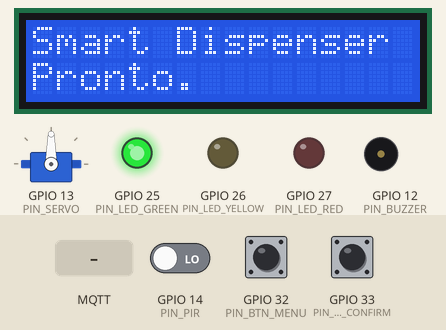
Recording of a sketch running on a simulated ESP32. Parts: 16×2 character LCD, servo, output pins drawn as LEDs (lit = HIGH), buzzer (waves = sounding, pin HIGH). The test bench sets the inputs (shaded band); at power-on: GPIO 32 (PIN_BTN_MENU) HIGH, GPIO 33 (PIN_BTN_CONFIRM) HIGH, GPIO 14 (PIN_PIR) LOW. WiFi joins after 1.5 s; servers stay silent unless stated; the local clock reads 2024-03-15 10:24:30 at power-on unless the sketch sets it; random numbers use the default seed unless the sketch sets one; no MQTT or app messages arrive unless stated; what the sketch prints to the serial monitor is not drawn.

Above: at 3.7 s.
3.8 s: GPIO 32 (PIN_BTN_MENU) pulled LOW for 1 s
At 5.5 s:
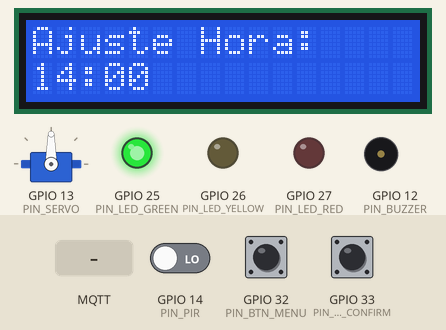
6.3 s: GPIO 33 (PIN_BTN_CONFIRM) pulled LOW for 0.15 s
At 8.7 s:
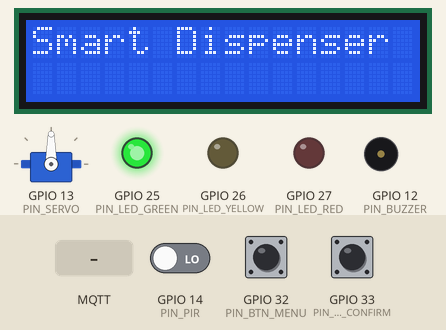
9.0 s: GPIO 14 (PIN_PIR) driven HIGH
10.9 s: MQTT message "1" arrives on the first subscribed topic
12.4 s: GPIO 32 (PIN_BTN_MENU) pulled LOW for 1 s
At 14.6 s:
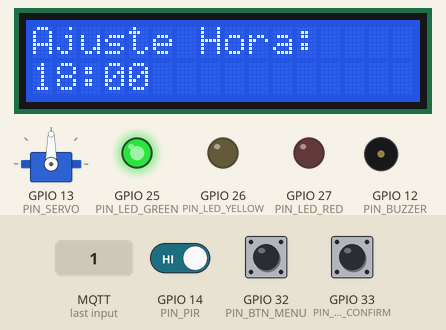
14.9 s: GPIO 33 (PIN_BTN_CONFIRM) pulled LOW for 1 s
At 17.9 s:
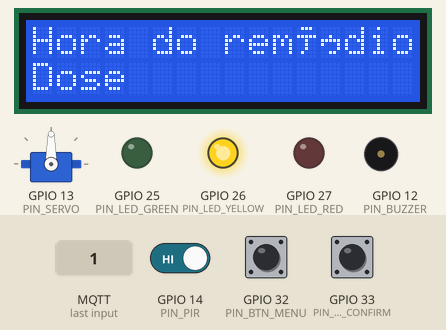
Timing chart, 0 to 21.4 s (numbered marks = the images above; inputs shaded):
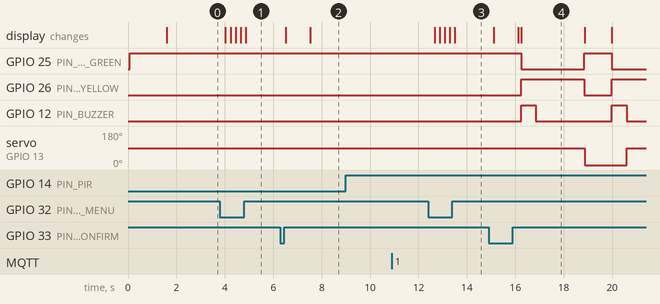

Measured:
- after the input at 3.8 s, the display: first changes after 0.23 s (image 1 shows a later state)
- after the input at 6.3 s, the display: first changes after 0.21 s (image 2 shows a later state)
- after the input at 9.0 s, every drawn part: stays the same
- after the input at 10.9 s, every drawn part: stays the same
- after the input at 12.4 s, the display: first changes after 0.27 s (image 3 shows a later state)
- after the input at 14.9 s, GPIO 25 (PIN_LED_GREEN): HIGH → LOW after 1.4 s, → HIGH 2.6 s later, → LOW 1.1 s later; GPIO 26 (PIN_LED_YELLOW): LOW → HIGH after 1.4 s, → LOW 2.6 s later, → HIGH 1.1 s later

The sketch:

SmartDispenser.ino
```cpp
#include <WiFi.h>
#include <PubSubClient.h>
#include <Wire.h>
#include <LiquidCrystal_I2C.h>
#include <RTClib.h>
#include <ESP32Servo.h>

// ===== WiFi / MQTT =====
const char* ssid = "Wokwi-GUEST";
const char* password = "";
const char* mqtt_server = "broker.hivemq.com";
const int mqtt_port = 1883;


WiFiClient espClient;
PubSubClient client(espClient);

// ===== Periféricos =====
LiquidCrystal_I2C lcd(0x27, 16, 2);
RTC_DS3231 rtc;
Servo servo;

// ===== Pinos =====
const int PIN_SERVO = 13;
const int PIN_BUZZER = 12;
const int PIN_LED_GREEN = 25;
const int PIN_LED_YELLOW = 26;
const int PIN_LED_RED = 27;

const int PIN_BTN_CONFIRM = 33;
const int PIN_BTN_MENU = 32;

const int PIN_PIR = 14;

// ===== Variáveis de estado =====
bool medicacaoPendente = false;
bool ajustandoHora = false;
int horaTemp = 0;
unsigned long tempoInicio = 0;
const unsigned long TEMPO_LIMITE_MS = 15UL * 60UL * 1000UL;

// ===== MQTT Topics =====
const char* topic_status = "medicamentos/status";
const char* topic_alert = "medicamentos/alerta";
const char* topic_log = "medicamentos/log";
const char* topic_config = "medicamentos/config";

// =============================
// WiFi
// =============================
void setup_wifi() {
  WiFi.begin(ssid, password);
  unsigned long tstart = millis();

  while (WiFi.status() != WL_CONNECTED && millis() - tstart < 15000) {
    delay(300);
  }

  if (WiFi.status() == WL_CONNECTED) {
    Serial.print("WiFi OK: ");
    Serial.println(WiFi.localIP());
  } else {
    Serial.println("WiFi não conectado.");
  }
}

// =============================
// MQTT
// =============================
void callback(char* topic, byte* payload, unsigned int length) {
  String msg;
  for (unsigned int i = 0; i < length; i++) msg += (char)payload[i];

  Serial.print("MQTT -> ");
  Serial.print(topic);
  Serial.print(" : ");
  Serial.println(msg);
}

void reconnect() {
  while (!client.connected()) {
    String clientId = "MedDispenser-" + String(random(0xffff), HEX);

    if (client.connect(clientId.c_str())) {
      Serial.println("MQTT Conectado");
      client.subscribe(topic_config);
    } else {
      delay(3000);
    }
  }
}

void publishJson(const char* topic, const String &json) {
  if (client.connected()) client.publish(topic, json.c_str());
}

// =============================
// Funções principais
// =============================
void alertaMedicamento(const char* nome = "Remedio") {
  medicacaoPendente = true;
  tempoInicio = millis();

  Serial.println(">>> ALERTA: medicacao pendente!");

  lcd.clear();
  lcd.setCursor(0, 0);
  lcd.print("Hora do remédio!");
  lcd.setCursor(0, 1);
  lcd.print(nome);

  digitalWrite(PIN_LED_GREEN, LOW);
  digitalWrite(PIN_LED_YELLOW, HIGH);

  digitalWrite(PIN_BUZZER, HIGH);
  delay(600);
  digitalWrite(PIN_BUZZER, LOW);

  servo.write(90); // abre compartimento

  String payload = String("{\"device_id\":\"MedDispenser\",\"status\":\"pendente\",\"medicamento\":\"") + nome + "\"}";
  publishJson(topic_status, payload);
}

void confirmaMedicacao() {
  medicacaoPendente = false;

  Serial.println(">>> CONFIRMADO: dose tomada");

  digitalWrite(PIN_LED_YELLOW, LOW);
  digitalWrite(PIN_LED_GREEN, HIGH);

  lcd.clear();
  lcd.setCursor(0, 0);
  lcd.print("Med tomado!");

  servo.write(0);

  publishJson(topic_log, "{\"device_id\":\"MedDispenser\",\"status\":\"confirmado\"}");
}

void alertaAtraso() {
  medicacaoPendente = false;

  Serial.println(">>> ATRASO: +15 minutos");

  digitalWrite(PIN_LED_YELLOW, LOW);
  digitalWrite(PIN_LED_RED, HIGH);

  lcd.clear();
  lcd.setCursor(0, 0);
  lcd.print("Atraso > 15 min");

  servo.write(0);

  publishJson(topic_alert, "{\"device_id\":\"MedDispenser\",\"status\":\"atrasado\"}");

  delay(5000);
  digitalWrite(PIN_LED_RED, LOW);
  digitalWrite(PIN_LED_GREEN, HIGH);
}

// =============================
// Setup
// =============================
void setup() {
  Serial.begin(115200);

  Wire.begin(21, 22);
  lcd.init();
  lcd.backlight();
  rtc.begin();

  servo.attach(PIN_SERVO);

  pinMode(PIN_BUZZER, OUTPUT);
  pinMode(PIN_LED_GREEN, OUTPUT);
  pinMode(PIN_LED_YELLOW, OUTPUT);
  pinMode(PIN_LED_RED, OUTPUT);

  // 🔥 CORREÇÃO IMPORTANTE
  pinMode(PIN_BTN_CONFIRM, INPUT_PULLUP);
  pinMode(PIN_BTN_MENU, INPUT_PULLUP);

  pinMode(PIN_PIR, INPUT);

  digitalWrite(PIN_LED_GREEN, HIGH);

  setup_wifi();
  client.setServer(mqtt_server, mqtt_port);
  client.setCallback(callback);

  lcd.clear();
  lcd.setCursor(0, 0);
  lcd.print("Smart Dispenser");
  lcd.setCursor(0, 1);
  lcd.print("Pronto.");

  delay(1000);
}

// =============================
// Loop principal
// =============================
void loop() {
  if (!client.connected()) reconnect();
  client.loop();

  DateTime now = rtc.now();

  // DEBUG DOS BOTÕES (INPUT_PULLUP)
  if (digitalRead(PIN_BTN_MENU) == LOW)
    Serial.println("DEBUG → Botão MENU pressionado");

  if (digitalRead(PIN_BTN_CONFIRM) == LOW)
    Serial.println("DEBUG → Botão CONFIRMAR pressionado");

  // DEBUG PIR
  if (digitalRead(PIN_PIR) == HIGH)
    Serial.println("DEBUG → PIR detectou movimento");

  // ==== AJUSTE DE HORA ====
  if (!ajustandoHora && digitalRead(PIN_BTN_MENU) == LOW) {
    delay(150);
    if (digitalRead(PIN_BTN_MENU) == LOW) {
      ajustandoHora = true;
      horaTemp = now.hour();

      Serial.println("Modo ajuste de hora");

      lcd.clear();
      lcd.setCursor(0, 0);
      lcd.print("Ajuste Hora:");
      lcd.setCursor(0, 1);
      lcd.print(horaTemp);
      lcd.print(":00");
    }
  }

  while (ajustandoHora) {

    if (digitalRead(PIN_BTN_MENU) == LOW) {
      delay(200);
      horaTemp = (horaTemp + 1) % 24;

      Serial.print("Hora ajustada: ");
      Serial.println(horaTemp);

      lcd.setCursor(0, 1);
      lcd.print("    ");
      lcd.setCursor(0, 1);
      lcd.print(horaTemp);
      lcd.print(":00");
    }

    if (digitalRead(PIN_BTN_CONFIRM) == LOW) {
      delay(200);

      rtc.adjust(DateTime(now.year(), now.month(), now.day(), horaTemp, 0, 0));

      Serial.println("Hora salva no RTC!");

      ajustandoHora = false;

      lcd.clear();
      lcd.print("Hora salva!");
      delay(1000);

      lcd.clear();
      lcd.print("Smart Dispenser");
    }
  }

  // ==== ALERTA DE MEDICAMENTO ====
  if (!medicacaoPendente) {
    if ((now.hour() == 8 || now.hour() == 12 || now.hour() == 18 || now.hour() == 22) &&
        now.minute() == 0 && now.second() < 5) {

      alertaMedicamento("Dose");
      delay(2000);
    }
  }

  // ==== CONFIRMAÇÃO POR BOTÃO ====
  if (digitalRead(PIN_BTN_CONFIRM) == LOW && medicacaoPendente) {
    delay(100);
    if (digitalRead(PIN_BTN_CONFIRM) == LOW) {
      confirmaMedicacao();
      delay(300);
    }
  }

  // ==== CONFIRMAÇÃO VIA PIR ====
  if (medicacaoPendente && digitalRead(PIN_PIR) == HIGH) {
    Serial.println("CONFIRMADO via PIR");
    confirmaMedicacao();
    delay(1000);
  }

  // ==== ATRASO ====
  if (medicacaoPendente && (millis() - tempoInicio > TEMPO_LIMITE_MS)) {
    alertaAtraso();
  }

  delay(100);
}
```
